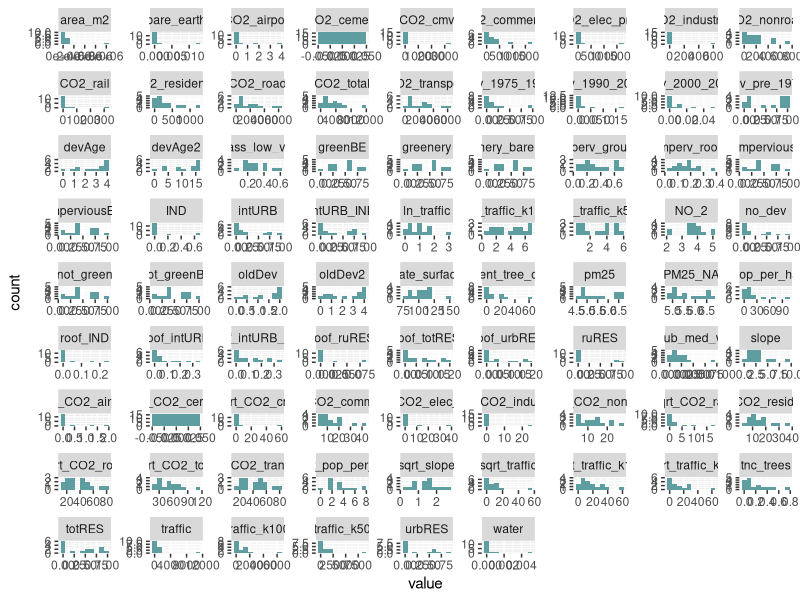
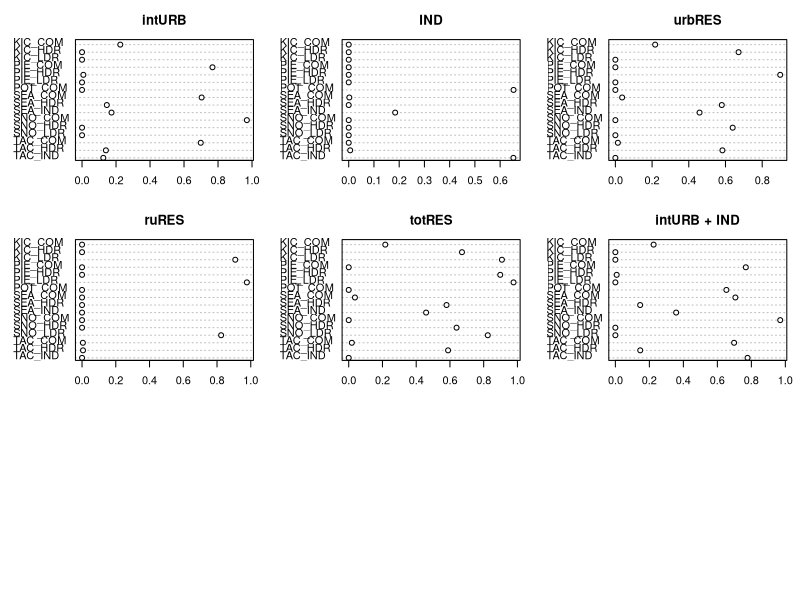
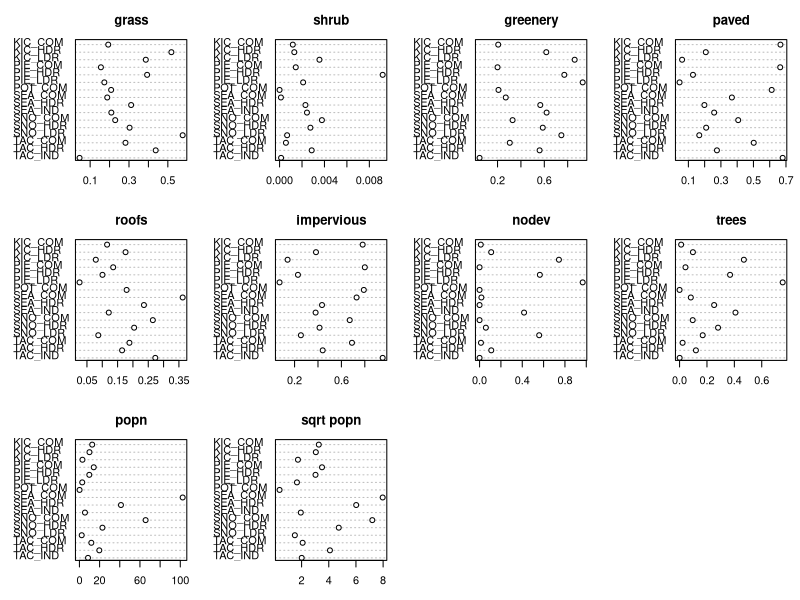
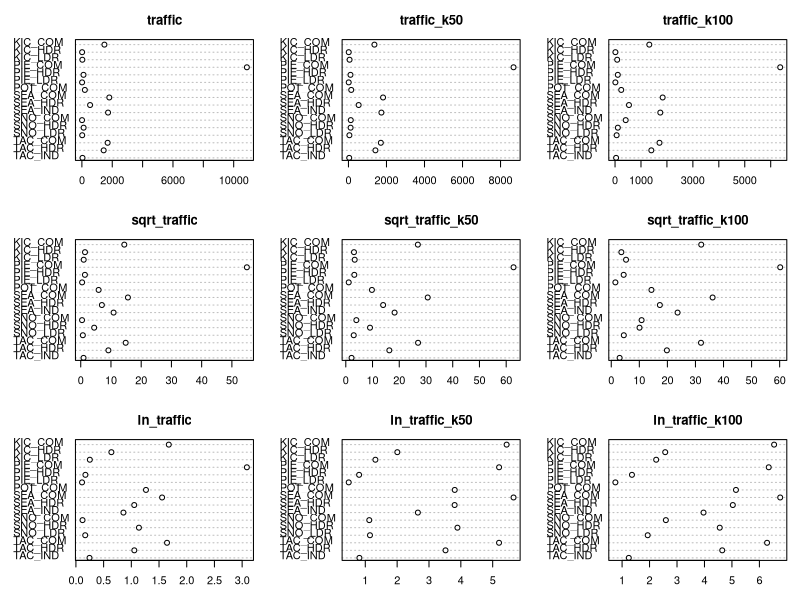
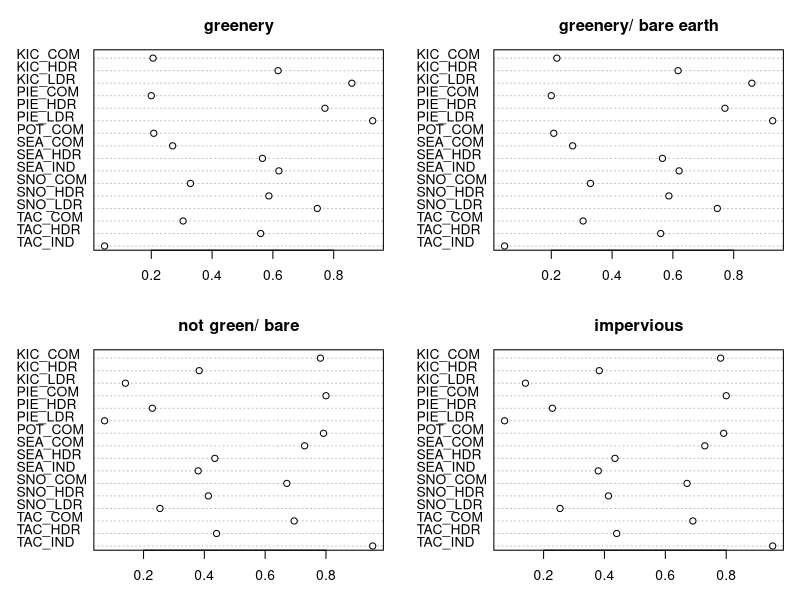
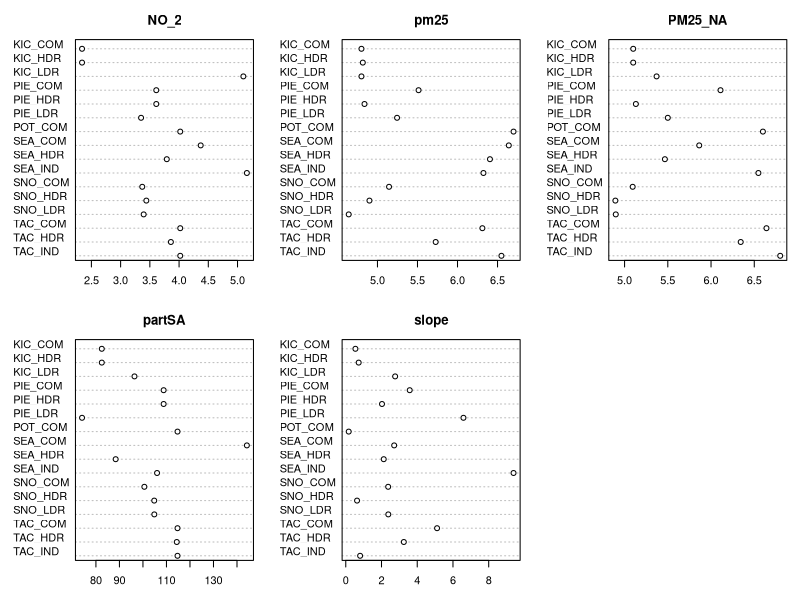
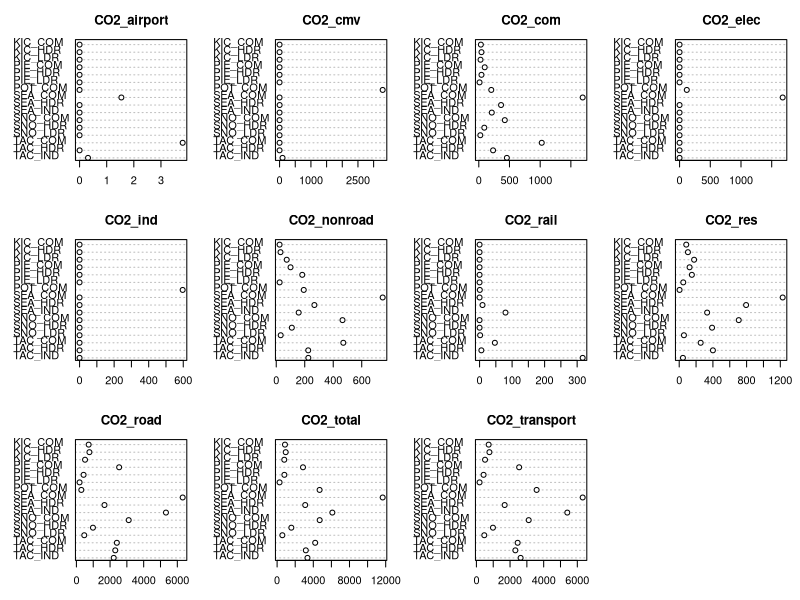
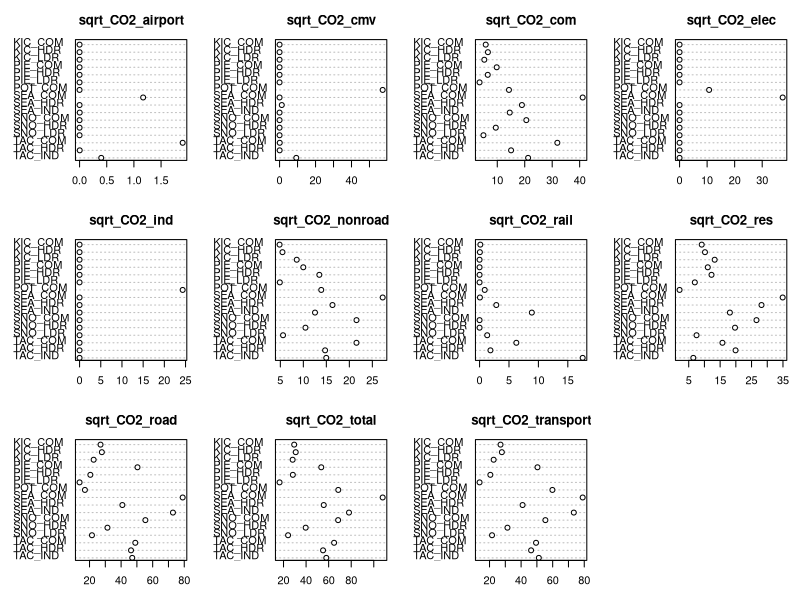

These figures' R source, in order: (Note: this script raises an error after producing the figures.)
# Get raw and transformed spatial predictors and prepare them by standardizing.
# Note that this version reads in a csv file of spatial predictors from Austin Orr (Geosyntec).

# Landuse percentage predictors are based on WA commerce landuses

# avg_AADT = average annual daily traffic

# Author: Eva Dusek Jennings
# Date: Sep 29, 2026
#---------------------------------------------

library(tidyverse)
library("lattice")

sp <- read.csv(file="data/s8_mean_predictors_all_raw_2026-09-29-0649.csv") %>%            ### Make sure its the right version here!
  dplyr::rename(location=Name) %>%   #rename column "Location_N" to "location"
  dplyr::mutate(loc = case_when(  #add shorthand location names
    location == "KIC_LDR_new" ~ "KIC_LDR",
    location == "SNO_COM_new" ~ "SNO_COM",
    location == "SNO_LDR_new" ~ "SNO_LDR",
    location == "SEA_COM_new" ~ "SEA_COM",
    location == "SEA_HDR_new" ~ "SEA_HDR",
    location == "SEA_IND_new" ~ "SEA_IND",
    location == "PIE_COM_new" ~ "PIE_COM",
    location == "PIE_HDR_new" ~ "PIE_HDR",
    location == "PIE_LDR_new" ~ "PIE_LDR",
    location == "POT_COM_new" ~ "POT_COM",
    TRUE ~ location
    )) %>%
  filter(! (loc %in% c("SEA_HDR_old", "SEA_COM_old")))
 

#create a new column for proportion of development by age as a continuous variable, where the larger
#  the number, the larger the proportion of old development.  Numbers close to 0 either have very new
#  development, or very little development.
sp$devAge <- 4*sp$dev_pre_1975 + 3*sp$dev_1975_1990 + 2*sp$dev_1990_2000 + 1*sp$dev_2000_2014
sp$devAge2 <- 16*sp$dev_pre_1975 + 9*sp$dev_1975_1990 + 4*sp$dev_1990_2000 + 1*sp$dev_2000_2014
sp$oldDev <- 2*sp$dev_pre_1975 + 1*sp$dev_1975_1990
sp$oldDev2 <- 4*sp$dev_pre_1975 + 1*sp$dev_1975_1990

#combine some similar categories
sp$totRES <- sp$ruRES + sp$urbRES  #urban + rural residential
sp$intURB_IND <- sp$intURB + sp$IND  #intensive urban + industrial
sp$roof_intURB_IND <- sp$roof_intURB + sp$roof_IND  #roofs: intensive urban + industrial
sp$roof_totRES <- sp$roof_ruRES + sp$roof_urbRES  #roofs: intensive urban + industrial
sp$greenery <- sp$grass_low_veg + sp$shrub_med_veg + sp$tnc_trees  #low, med and high veg
sp$greenery_bareEarth <- sp$greenery + sp$bare_earth
sp$not_greenBE <- 1-sp$greenery_bareEarth
sp$not_green <- 1-sp$greenery


#look at histograms of the data; determine which columns require log-transformation;
#  look for explanatory variables that have extreme observations; these will likely need
#  a transformation applied to them
ggplot(gather(subset(sp, select=-c(system.index, Description, location, loc, .geo))), aes(value)) +
  geom_histogram(bins=10, fill = "cadetBlue") +
  facet_wrap(~key, scales = "free")

sp$loc <- as.factor(sp$loc)

#use cleveland dotcharts to determine which predictors have extreme values and thus require xforms
op <- par(mfrow=c(3,3), mar=c(3,3,3,1))
dotchart(sp$intURB, main="intURB", group=sp$loc)  #intensive urban
dotchart(sp$IND, main="IND", group=sp$loc)  #industrial
dotchart(sp$urbRES, main="urbRES", group=sp$loc)  #urban residential
dotchart(sp$ruRES, main="ruRES", group=sp$loc)  #rural residential
dotchart(sp$totRES, main="totRES", group=sp$loc)  #total residential (urban + rural res)
dotchart(sp$intURB_IND, main="intURB + IND", group=sp$loc)
#intURB, IND, urbRES and ruRES have too many locations with 0's.  get rid of these as individual predictors and use the aggregated ones instead (totRES, intURB_IND)

op <- par(mfrow=c(3,4), mar=c(3,3,3,1))
dotchart(sp$grass_low_veg, main="grass", group=sp$loc)  
dotchart(sp$shrub_med_veg, main="shrub", group=sp$loc) 
dotchart(sp$greenery, main="greenery", group=sp$loc)
dotchart(sp$imperv_ground, main="paved", group=sp$loc)  
dotchart(sp$imperv_roofs, main="roofs", group=sp$loc)  
dotchart(sp$impervious, main="impervious", group=sp$loc)
dotchart(sp$no_dev, main="nodev", group=sp$loc)  
dotchart(sp$tnc_trees, main="trees", group=sp$loc)  
dotchart(sp$pop_per_ha, main="popn", group=sp$loc) 
dotchart(sp$sqrt_pop_per_ha, main="sqrt popn", group=sp$loc) 
#pop'n should be sqrt_transformed; get rid of shrub - too few shrubs ;)


op <- par(mfrow=c(3,3), mar=c(3,3,3,1))
dotchart(sp$traffic, main="traffic", group=sp$loc)  
dotchart(sp$traffic_k50, main="traffic_k50", group=sp$loc)  
dotchart(sp$traffic_k100, main="traffic_k100", group=sp$loc)  
dotchart(sp$sqrt_traffic, main="sqrt_traffic", group=sp$loc)  
dotchart(sp$sqrt_traffic_k50, main="sqrt_traffic_k50", group=sp$loc)  
dotchart(sp$sqrt_traffic_k100, main="sqrt_traffic_k100", group=sp$loc)  
dotchart(sp$ln_traffic, main="ln_traffic", group=sp$loc)  
dotchart(sp$ln_traffic_k50, main="ln_traffic_k50", group=sp$loc)  
dotchart(sp$ln_traffic_k100, main="ln_traffic_k100", group=sp$loc)  
#try both ln- and sqrt- transformed traffic.  I suspect the ln-transformed will work best.  probably use the k_50 or k_100.


op <- par(mfrow=c(2,2), mar=c(3,3,3,1))
dotchart(sp$greenery, main="greenery", group=sp$loc)
dotchart(sp$greenBE, main="greenery/ bare earth", group=sp$loc)  
dotchart(sp$not_greenBE, main="not green/ bare", group=sp$loc)  
dotchart(sp$impervious, main="impervious", group=sp$loc)
#not_greenBE is identical to impervious.  Remove not_greenBE as well as greenBE (maybe also greenery?)

op <- par(mfrow=c(2,3), mar=c(3,3,3,1))
dotchart(sp$NO_2, main="NO_2", group=sp$loc)
dotchart(sp$pm25, main="pm25", group=sp$loc)  
dotchart(sp$PM25_NA, main="PM25_NA", group=sp$loc)  
dotchart(sp$particulate_surface_area, main="partSA", group=sp$loc)
dotchart(sp$slope, main="slope", group=sp$loc)
#Christian found PM25_NA and preferred it over pm25.  They are somewhat similar; remove pm25, as I don't know where it is from

par(mfrow=c(3,4))
dotchart(sp$CO2_airport, main="CO2_airport", group=sp$loc)
# dotchart(sp$CO2_almostTotal, main="CO2_almostTotal", group=sp$loc)
dotchart(sp$CO2_cmv, main="CO2_cmv", group=sp$loc)
dotchart(sp$CO2_commercial, main="CO2_com", group=sp$loc)
dotchart(sp$CO2_elec_prod, main="CO2_elec", group=sp$loc)
dotchart(sp$CO2_industrial, main="CO2_ind", group=sp$loc)
dotchart(sp$CO2_nonroad, main="CO2_nonroad", group=sp$loc)
dotchart(sp$CO2_rail, main="CO2_rail", group=sp$loc)
dotchart(sp$CO2_residential, main="CO2_res", group=sp$loc)
dotchart(sp$CO2_road, main="CO2_road", group=sp$loc)
dotchart(sp$CO2_total, main="CO2_total", group=sp$loc)
dotchart(sp$CO2_transport, main="CO2_transport", group=sp$loc)
#CO2 airport, cmv, electrical, industrial, and rail should not be individual predictors -- too few sites have them

par(mfrow=c(3,4))
dotchart(sp$sqrt_CO2_airport, main="sqrt_CO2_airport", group=sp$loc)
# dotchart(sp$sqrt_CO2_almostTotal, main="sqrt_CO2_almostTotal", group=sp$loc)
dotchart(sp$sqrt_CO2_cmv, main="sqrt_CO2_cmv", group=sp$loc)
dotchart(sp$sqrt_CO2_commercial, main="sqrt_CO2_com", group=sp$loc)
dotchart(sp$sqrt_CO2_elec_prod, main="sqrt_CO2_elec", group=sp$loc)
dotchart(sp$sqrt_CO2_industrial, main="sqrt_CO2_ind", group=sp$loc)
dotchart(sp$sqrt_CO2_nonroad, main="sqrt_CO2_nonroad", group=sp$loc)
dotchart(sp$sqrt_CO2_rail, main="sqrt_CO2_rail", group=sp$loc)
dotchart(sp$sqrt_CO2_residential, main="sqrt_CO2_res", group=sp$loc)
dotchart(sp$sqrt_CO2_road, main="sqrt_CO2_road", group=sp$loc)
dotchart(sp$sqrt_CO2_total, main="sqrt_CO2_total", group=sp$loc)
dotchart(sp$sqrt_CO2_transport, main="sqrt_CO2_transport", group=sp$loc)
#sqrt_CO2 airport, cmv, electrical, industrial, and rail should not be individual predictors -- too few sites have them
#also, CO2_almostTotal is a weird one, now that additional sources have been added.  Remove it, it doesn't make sense.


par(mfrow=c(3,4))
dotchart(sp$CO2_commercial, main="CO2_com", group=sp$loc)
dotchart(sp$sqrt_CO2_commercial, main="sqrt_CO2_com", group=sp$loc)
dotchart(sp$CO2_nonroad, main="CO2_nonroad", group=sp$loc)
dotchart(sp$sqrt_CO2_nonroad, main="sqrt_CO2_nonroad", group=sp$loc)
dotchart(sp$CO2_residential, main="CO2_res", group=sp$loc)
dotchart(sp$sqrt_CO2_residential, main="sqrt_CO2_res", group=sp$loc)
dotchart(sp$CO2_road, main="CO2_road", group=sp$loc)
dotchart(sp$sqrt_CO2_road, main="sqrt_CO2_road", group=sp$loc)
dotchart(sp$CO2_total, main="CO2_total", group=sp$loc)
dotchart(sp$sqrt_CO2_total, main="sqrt_CO2_total", group=sp$loc)
dotchart(sp$CO2_transport, main="CO2_transport", group=sp$loc)
dotchart(sp$sqrt_CO2_transport, main="sqrt_CO2_transport", group=sp$loc)
#you could really go either way here, wrt transforming or not the CO2 predictors.  Try both sets in the models to see what fits well, then decide?
# this is especially true of CO2_total and CO2_transport.  The others benefit from sqrt_transform

par(mfrow=c(3,3))
dotchart(sp$no_dev, main="nodev", group=sp$loc)  
dotchart(sp$dev_pre_1975, main="dev pre 1975", group=sp$loc)  
dotchart(sp$dev_1975_1990, main="dev 1975-1990", group=sp$loc)  
dotchart(sp$dev_1990_2000, main="dev 1990-2000", group=sp$loc)  
dotchart(sp$dev_2000_2014, main="dev 2000-2014", group=sp$loc)  
dotchart(sp$devAge, main="dev age", group=sp$loc)  
dotchart(sp$oldDev, main="old dev", group=sp$loc)  
dotchart(sp$devAge2, main="dev age2", group=sp$loc)  
dotchart(sp$oldDev2, main="old dev2", group=sp$loc)  
#oldDev looks very similar to devAge2.  dev1990_2000 and dev2000_2014 do not need to be predictors on their own.  Remove devAge2.  keep devAge and oldDev
# try oldDev2 just for curiosity's sake, but probably remove it, as oldDev is just as spread out and no need to multiply oldest development by 4.

par(mfrow=c(2,3))
dotchart(sp$roof_intURB, main="roof_intURB", group=sp$loc)  
dotchart(sp$roof_IND, main="roof_IND", group=sp$loc)  
dotchart(sp$roof_urbRES, main="roof_urbRES", group=sp$loc) 
dotchart(sp$roof_ruRES, main="roof_ruRES", group=sp$loc) 
dotchart(sp$roof_intURB_IND, main="roof_intURB + IND", group=sp$loc)
dotchart(sp$roof_totRES, main="roof_totRES", group=sp$loc)
#get rid of roof_urbRES, roof_ruRes, roof_IND and roof_intURB. Just stick with the summed roofs (roof_totRES and roof_intURB_IND).  Individual types have too many 0's

#create new columns for transformed data
sp_t <- sp %>%
  dplyr::relocate(location, loc) %>%  #relocate "location" column to first column
  dplyr::rename(roofs=imperv_roofs, 
                paved=imperv_ground,
                trees=tnc_trees,
                nodev=no_dev,
                grass=grass_low_veg,
                shrub=shrub_med_veg,
                popn=pop_per_ha,
                sqrt_popn = sqrt_pop_per_ha,
                no2=NO_2,
                CO2_res=CO2_residential,
                CO2_com=CO2_commercial,
                pm25_na=PM25_NA,
                partSA=particulate_surface_area,
                sqrt_CO2_res=sqrt_CO2_residential,
                sqrt_CO2_com=sqrt_CO2_commercial
                ) %>%
  dplyr::select(location,
                loc,
                totRES, 
                intURB_IND,
                grass,
                trees,
                paved,
                roofs,
                impervious,
                nodev, 
                sqrt_traffic_k100,
                ln_traffic_k50,
                ln_traffic_k100,
                sqrt_popn,
                no2,
                pm25_na,
                partSA,
                # CO2_res,
                # CO2_com,
                # CO2_road,
                # CO2_nonroad,
                # CO2_transport,
                # CO2_total,
                sqrt_CO2_res,
                sqrt_CO2_com,
                sqrt_CO2_road,
                sqrt_CO2_nonroad,
                sqrt_CO2_transport,
                sqrt_CO2_total,
                dev_pre_1975,
                dev_1975_1990,
                devAge,
                oldDev,
                # oldDev2,
                roof_intURB_IND, #sqrt_roof_intURB_IND,
                roof_totRES #sqrt_roof_totRES,
  )
                
              

sp_means <- sp_sds <- rep(NA, ncol(sp_t))
sp_means[3:ncol(sp_t)] <- colMeans(sp_t[, 3:ncol(sp_t)])
sp_sds[3:ncol(sp_t)] <- apply(sp_t[,3:ncol(sp_t)], 2, sd)

sp_std <- t((t(sp_t[, 3:ncol(sp_t)])-sp_means[3:ncol(sp_t)])/sp_sds[3:ncol(sp_t)])
sp_std <- data.frame(location=as.factor(sp_t[,c("location")]), loc=as.factor(sp_t[,c("loc")]), sp_std)
sp_final <- sp_std

write.csv(sp_final, file="processed_data/spatial_predictors_standardized.csv", row.names=FALSE)


#save mean and sd for standardization as a csv file
sp_standardization_values <- data.frame(mean=sp_means[3:length(sp_means)],
                                        sd=sp_sds[3:length(sp_sds)])
rownames(sp_standardization_values) <- colnames(sp_t[3:ncol(sp_t)])

write.csv(sp_standardization_values, file="processed_data/spatial_predictor_standardization_values.csv", row.names=TRUE)










#---------#
#  plots  #
#---------#


sp_test <- sp_final %>%
  select(!c("location", "sqrt_traffic_k100", "ln_traffic_k50", "dev_1975_1990", "dev_pre_1975") )

#sp_test <- sp_final[-1]
sp_2 <- pivot_longer(sp_test,
             cols=c(2:ncol(sp_test)))
dotplot(loc~value | name,  data=sp_2)

#dotchart(as.matrix(sp_test[, c(2:ncol(sp_test))]), groups=sp_test$loc)


#create new columns for transformed data
sp_1 <- sp %>%
  dplyr::relocate(loc) %>%  #relocate "loc" column to first column
  dplyr::rename(roofs=imperv_roofs, 
                paved=imperv_ground,
                trees=percent_tree_cover,
                nodev=no_dev,
                grass=grass_low_veg,
                popn=pop_per_ha,
                no2=NO_2,
                CO2_res=CO_emissions_residential,
                CO2_com=CO_emissions_commercial,
                CO2_road=CO_emissions_onroad,
                CO2_nonroad=CO_emissions_nonroad,
                CO2_almostTotal=CO_almostTotal,
                CO2_transport=CO_transport,
                pm25_na=PM25_NA,
                partSA=particulate_surface_area
  ) %>%
  dplyr::select(loc,
                ruRES,
                urbRES,
                totRES, #sqrt_totRES,
                intURB, #sqrt_intURB,
                intURB_IND,
                grass,
                greenery,
                trees,
                greenery_bareEarth,
                not_greenBE,
                paved,
                roofs,
                impervious,
                nodev, #sqrt_nodev,
                traffic, #traffic,
                popn,
                no2,
                #pm25,
                pm25_na,
                partSA,
                slope, #slope,
                CO2_res,
                CO2_com,
                CO2_road,
                CO2_nonroad,
                CO2_almostTotal,
                CO2_transport,
                #dev_pre_1975,
                #dev_1975_1990,
                #dev_1990_2000,
                #dev_2000_2014,
                #devAge, 
                devAge,
                roof_intURB, #sqrt_roof_intURB,
                roof_urbRES, #sqrt_roof_urbRES,
                roof_intURB_IND, #sqrt_roof_intURB_IND,
                roof_totRES #sqrt_roof_totRES,
                #AG
  )

#standardize the sp_1 (untransformed) predictors
sp_1_means <- sp_1_sds <- rep(NA, ncol(sp_1))
sp_1_means[2:ncol(sp_1)] <- colMeans(sp_1[, 2:ncol(sp_1)])
sp_1_sds[2:ncol(sp_1)] <- apply(sp_1[,2:ncol(sp_1)], 2, sd)
sp_1_std <- t((t(sp_1[, 2:ncol(sp_1)])-sp_1_means[2:ncol(sp_1)])/sp_1_sds[2:ncol(sp_1)])
sp_1_std <- data.frame(loc=as.factor(sp_1[,c("loc")]), sp_1_std)

#make the dataframe longer -- combine columns by predictor name
sp_1_std.a <- pivot_longer(sp_1_std,
                           cols=c(2:ncol(sp_1_std)))
names(sp_1_std.a) <- c("loc", "predictor", "standardized_value")




#create new columns for transformed data
sp_2 <- sp_1 %>%
  dplyr::mutate(sqrt_popn=sqrt(popn),
                sqrt_traffic=sqrt(traffic),
                sqrt_slope=sqrt(slope),
                sqrt_CO2_res=sqrt(CO2_res),
                sqrt_CO2_com=sqrt(CO2_com),
                sqrt_CO2_road=sqrt(CO2_road),
                sqrt_CO2_nonroad=sqrt(CO2_nonroad),
                sqrt_CO2_almostTotal=sqrt(CO2_almostTotal),
                sqrt_CO2_transport=sqrt(CO2_transport),
                devAge2=devAge^2,
  ) %>%
  dplyr::select(loc,
                sqrt_traffic, #traffic,
                sqrt_popn,
                sqrt_slope, #slope,
                sqrt_CO2_res,
                sqrt_CO2_com,
                sqrt_CO2_road,
                sqrt_CO2_nonroad,
                sqrt_CO2_almostTotal,
                sqrt_CO2_transport,
                devAge2
  )


#standardize the transformed sp_2 predictors
sp_2_means <- sp_2_sds <- rep(NA, ncol(sp_2))
sp_2_means[2:ncol(sp_2)] <- colMeans(sp_2[, 2:ncol(sp_2)])
sp_2_sds[2:ncol(sp_2)] <- apply(sp_2[,2:ncol(sp_2)], 2, sd)
sp_2_std <- t((t(sp_2[, 2:ncol(sp_2)])-sp_2_means[2:ncol(sp_2)])/sp_2_sds[2:ncol(sp_2)])
sp_2_std <- data.frame(loc=as.factor(sp_2[,c("loc")]), sp_2_std)

#make the dataframe longer -- combine columns by predictor name
sp_2_std.a <- pivot_longer(sp_2_std,
                           cols=c(2:ncol(sp_2)))
names(sp_2_std.a) <- c("loc", "predictor", "standardized_value")



#----------------------------#
#     PLOTS FOR TECH DOC     #
#----------------------------#

#plot of untransformed predictors
dotplot(loc~standardized_value | predictor,  data=sp_1_std.a, col="blue", layout=c(6,6))

#plot of untransformed predictors
dotplot(loc~standardized_value | predictor,  data=sp_2_std.a, col="red", layout=c(6,2))  #layout=(column, rows)





 
